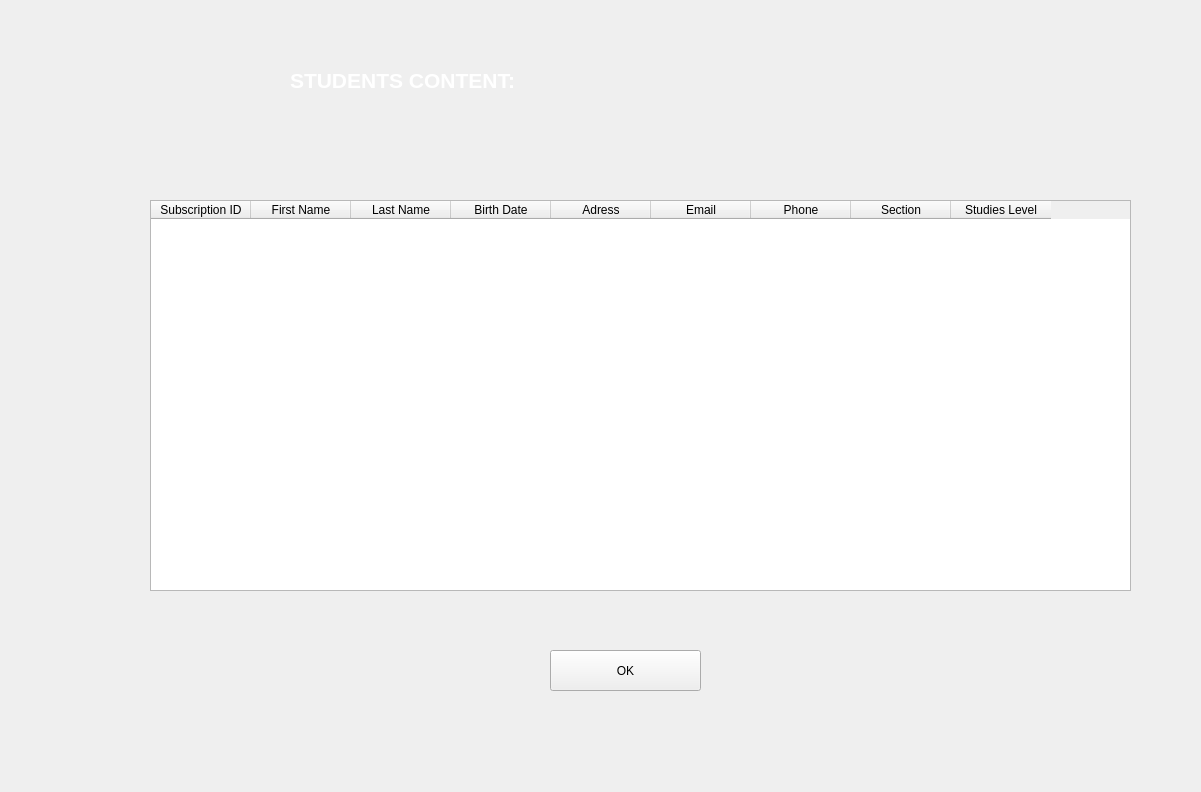
<?xml version="1.0" encoding="UTF-8"?>
<ui version="4.0">
 <class>Form</class>
 <widget class="QWidget" name="Form">
  <property name="geometry">
   <rect>
    <x>0</x>
    <y>0</y>
    <width>1201</width>
    <height>792</height>
   </rect>
  </property>
  <property name="windowTitle">
   <string>Form</string>
  </property>
  <widget class="QLabel" name="label">
   <property name="geometry">
    <rect>
     <x>290</x>
     <y>60</y>
     <width>601</width>
     <height>41</height>
    </rect>
   </property>
   <property name="styleSheet">
    <string notr="true">font: 18pt &quot;Poppins&quot;;
font: 75 20pt &quot;Poppins&quot;;
color: qlineargradient(spread:pad, x1:0, y1:0, x2:1, y2:0, stop:0 rgba(0, 0, 0, 255), stop:1 rgba(255, 255, 255, 255));</string>
   </property>
   <property name="text">
    <string>&lt;html&gt;&lt;head/&gt;&lt;body&gt;&lt;p&gt;&lt;span style=&quot; font-size:16pt; font-weight:600;color:#fff; color:#FFFFFF;&quot;&gt;STUDENTS CONTENT:&lt;/span&gt;&lt;/p&gt;&lt;/body&gt;&lt;/html&gt;</string>
   </property>
  </widget>
  <widget class="QPushButton" name="ok">
   <property name="geometry">
    <rect>
     <x>550</x>
     <y>650</y>
     <width>151</width>
     <height>41</height>
    </rect>
   </property>
   <property name="text">
    <string>OK</string>
   </property>
  </widget>
  <widget class="QTableWidget" name="tableWidget">
   <property name="geometry">
    <rect>
     <x>150</x>
     <y>200</y>
     <width>981</width>
     <height>391</height>
    </rect>
   </property>
   <column>
    <property name="text">
     <string>Subscription ID</string>
    </property>
   </column>
   <column>
    <property name="text">
     <string>First Name</string>
    </property>
   </column>
   <column>
    <property name="text">
     <string>Last Name</string>
    </property>
   </column>
   <column>
    <property name="text">
     <string>Birth Date</string>
    </property>
   </column>
   <column>
    <property name="text">
     <string>Adress</string>
    </property>
   </column>
   <column>
    <property name="text">
     <string>Email</string>
    </property>
   </column>
   <column>
    <property name="text">
     <string>Phone</string>
    </property>
   </column>
   <column>
    <property name="text">
     <string>Section</string>
    </property>
   </column>
   <column>
    <property name="text">
     <string>Studies Level</string>
    </property>
   </column>
  </widget>
  <widget class="QLabel" name="label_2">
   <property name="geometry">
    <rect>
     <x>-350</x>
     <y>0</y>
     <width>1851</width>
     <height>821</height>
    </rect>
   </property>
   <property name="text">
    <string/>
   </property>
   <property name="pixmap">
    <pixmap>bg.jpg</pixmap>
   </property>
   <property name="scaledContents">
    <bool>true</bool>
   </property>
  </widget>
  
  <zorder>label_2</zorder>
  <zorder>label</zorder>
  <zorder>ok</zorder>
  <zorder>tableWidget</zorder>
  <zorder>label_3</zorder>
 </widget>
 <resources/>
 <connections/>
</ui>
